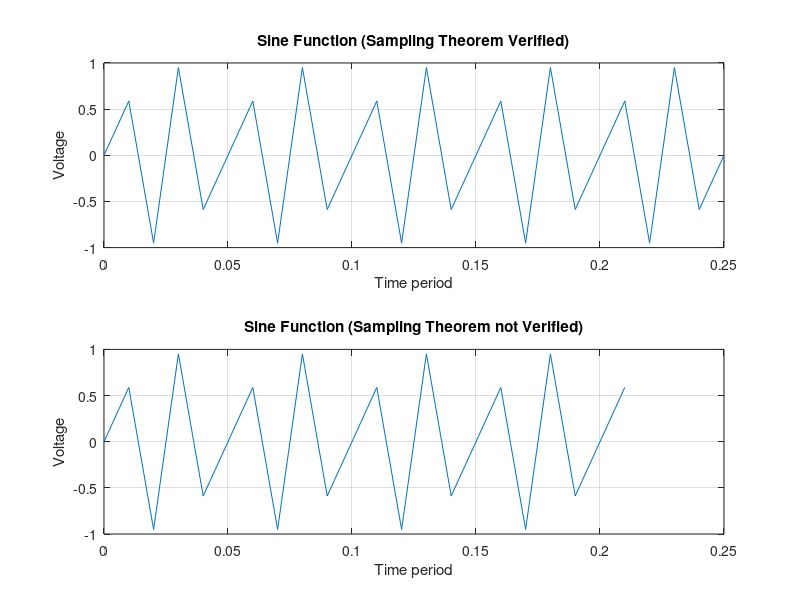

The MATLAB script that drew this image:
clear all
clc
%sampling theorem is verified (fs > 2f)
f = 40; tp = 1 / f; %freq and time period
fs = 100; ts = 1 / fs; %sampling freq and time period
t = 0:ts:10*tp;
x = sin(2*pi*f*t)
subplot(2,1,1)
stem(t,x)
plot(t,x)
title('Sine Function (Sampling Theorem Verified)')
xlabel('Time period')
ylabel('Voltage')
grid on
%sampling theorem is not verified (fs < 2f)
f = 140; tp = 1 / f; %freq and time period
fs = 100; ts = 1 / fs; %sampling freq and time period
t = 0:ts:30*tp;
x = sin(2*pi*f*t)
subplot(2,1,2)
stem(t,x)
plot(t,x)
title('Sine Function (Sampling Theorem not Verified)')
xlabel('Time period')
ylabel('Voltage')
grid on
